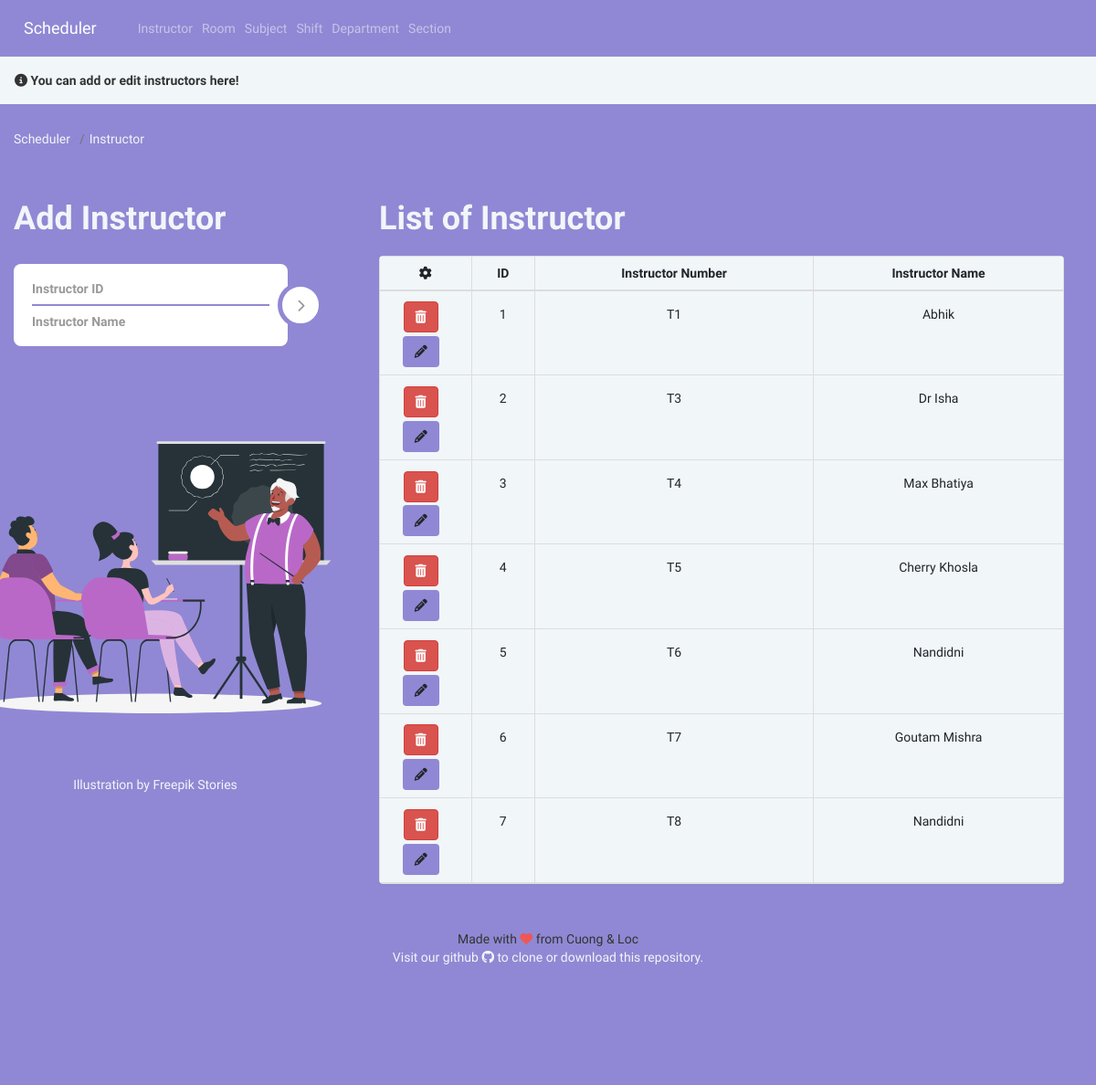
/add_instructor/, run on the app's committed database.
### Schedule/models.py (models this page shows, shortened)
class Instructors(models.Model):
    Ins_id = models.CharField(max_length=4)
    Ins_name = models.CharField(max_length=50)

### Schedule/views.py (the view, shortened to what this page needs)
# urls.py: path('add_instructor/', views.add_instructor, name='addinstructors'),
def add_instructor(request):
    dup = ''
    form = InstructorForm(request.POST or None)
    Instructor = Instructors.objects.all()
    if dup == True:
        messages.error(request, "Duplicated Instructor's Id or Name!")
        context = {
            'form': form,
            'dup': True,
            'instructor': Instructor
        }
    else:
        messages.info(request, "You can add or edit instructors here!")
        context = {
            'form': form,
            'dup': '',
            'instructor': Instructor
        }
    return render(request, 'ins.html', context)

### Schedule/forms.py (shortened to what this page needs)
class InstructorForm(ModelForm):
    class Meta:
        model = Instructors
        fields = [
            'Ins_id',
            'Ins_name'
        ]

### Schedule/templates/ins.html (shortened to what this page needs)
{% extends 'base.html' %}
{% load static %}
{% block content %}
{% if messages %}
{% for message in messages  %}
{% if message.level == DEFAULT_MESSAGE_LEVELS.INFO %}
<div class="alert" style="margin-top: -20px; background-color: #f1f6f9; border-radius: 0px" role="alert"><i
		class="fa fa-info-circle"></i>&nbsp;<strong>{{ message }}</strong></div>
{% endif %}
{% endfor %}
{% endif %}
<nav aria-label="breadcrumb">
	<ol class="breadcrumb" style="background-color: #9088d4">
		<li class="breadcrumb-item"><a href="{% url 'home' %}">Scheduler</a></li>
		<li class="breadcrumb-item active" aria-current="page" style="color: #f1f6f9;">Instructor</li>
	</ol>
</nav>
<head>
	<link rel="stylesheet" type="text/css" href="{% static 'CSS/roomlist.css' %}">
	<link rel="stylesheet" type="text/css" href="{% static 'CSS/table.css' %}">
	<link rel="stylesheet" type="text/css" href="{% static 'CSS/style.css' %}">
	<link href="//netdna.bootstrapcdn.com/font-awesome/3.2.1/css/font-awesome.css" rel="stylesheet">
</head>
<body>
	<div class="container">
		<div class="row" style="justify-content: left;">
			<div class="col-sm-4">
				<div style="margin-left: -20px;">
					<h1 class="logo text-left">Add Instructor</h1>
					<div class="login-form-1">
						<form id="login-form" class="text-left" method="post">
							<div class="main-login-form">
								<div class="login-group">
									<div class="form-group">
										<input type="text" class="form-control" id="Ins_id" name="Ins_id"
											placeholder="Instructor ID" required>
									</div>
									<div class="form-group">
										<input type="text" class="form-control" id="Ins_name" name="Ins_name"
											placeholder="Instructor Name" required>
									</div>
								</div>
								<button type="submit" class="login-button"><i class="fa fa-chevron-right"></i></button>
							</div>
						</form>
					</div>
				</div>
				<div style="margin-left: -100px;">
					<div>
					</div>
					<div class="text-center">
						<a href="https://stories.freepik.com/education">Illustration by Freepik Stories</a>
					</div>
				</div>
			</div>
			<div class="col-sm-8">
				<h1 class="logo">List of Instructor</h1>
				<div class="panel panel-default panel-table" style="text-align: center;">
					<div class="panel-body" style="padding: 0px;">
						<table class="table table-bordered table-list " style="background-color: #f1f6f9;">
							<thead>
								<tr style="text-align-last: center;">
									<th><em class="fa fa-cog"></em></th>
									<th class="hidden-xs">ID</th>
									<th>Instructor Number</th>
									<th>Instructor Name</th>
								</tr>
							</thead>
							<tbody>
								{%  for ins in instructor  %}
								<tr>
									<td align="center">
										<form action="{% url 'deleteinstructors' ins.id %}" method="post">
											<button type="submit" class="btn btn-danger"><em
													class="fa fa-trash"></em></button>
										</form>
										<form action="{% url 'updateinstructors' ins.id %}" method="get">
											<button type="button" class="btn" style="background-color: #9088d4;"
												data-toggle="modal" data-target="#modal-default{{ins.id}}"><em
													class="fa fa-pencil"></em></button>
										</form>
									</td>
									<td class="hidden-xs">{{  ins.id  }}</td>
									<td>{{ ins.Ins_id }}</td>
									<td>{{ ins.Ins_name }}</td>
								</tr>
								{%  endfor  %}
							</tbody>
						</table>
					</div>
				</div>
			</div>
</body>
{% endblock %}

### Schedule/static/CSS/style.css (style rules this page uses)
* { margin: 0; padding: 0; box-sizing: border-box; font-family: 'Concert One', cursive; }
html { scroll-behavior: smooth; }
a { text-decoration:none; }
button { border-style:none; }
.logo { top:0px; position: relative; }
form { margin-top: 3%; margin-right: 12%; }
.table2 td, th { border-radius: 2px; padding: 10px 20px; }
.table1 td, th { border-top: 1px solid #ECF0F1; padding: 10px; }
.container { padding-bottom: 100px; }

### Schedule/static/CSS/room.css (style rules this page uses)
html, body { background: #9088d4; font-family: 'Concert One', cursive; }
a { color: #f1f6f9; transition: all ease-in-out 200ms; }
.login-form-1 { max-width: 300px; border-radius: 5px; display: inline-block; }
.main-login-form { position: relative; }
.login-form-1 .form-control { border: 0; box-shadow: 0 0 0; border-radius: 0; background: transparent; color: #555555; padding: 7px 0; font-weight: bold; height:auto; }
.login-form-1 .form-group { margin-bottom: 0; border-bottom: 2px solid #9088d4; padding-right: 20px; position: relative; }
.login-form-1 .form-group:last-child { border-bottom: 0; }
.login-group { width: 300px; background: #ffffff; color: #999999; border-radius: 8px; padding: 10px 20px; }
.login-form-1 .login-button { position: absolute; right: -75px; top: 50%; background: #ffffff; color: #999999; padding: 11px 0; width: 50px; height: 50px; margin-top: -25px; border: 5px solid #9088d4; border-radius: 50%; transition: all ease-in-out 500ms; }
.logo { padding: 10px 0; color: #f1f6f9; font-weight: bold; }

### Schedule/static/CSS/roomlist.css (style rules this page uses)
div [class^="col-"] { padding-left:5px; padding-right:5px; }

### Schedule/static/CSS/table.css (style rules this page uses)
.panel-table .panel-body { padding:0px !important; }
.panel-table .panel-body .table-bordered { border-style: none; margin:0; }
.panel-table .panel-body .table-bordered > thead > tr > th:first-of-type { text-align:center; width: 100px; }
.panel-table .panel-body .table-bordered > thead > tr > th:last-of-type, .panel-table .panel-body .table-bordered > tbody > tr > td:last-of-type { border-right: 0px; }
.panel-table .panel-body .table-bordered > thead > tr > th:first-of-type, .panel-table .panel-body .table-bordered > tbody > tr > td:first-of-type { border-left: 0px; }
.panel-table .panel-body .table-bordered > tbody > tr:first-of-type > td { border-bottom: 0px; }
.panel-table .panel-body .table-bordered > thead > tr:first-of-type > th { border-top: 0px; }
.panel-table .panel-body .table-bordered > tbody > tr > td { line-height: 34px; }

### data on the page
Instructors: id "1", Ins_id "T1", Ins_name "Abhik"
Instructors: id "2", Ins_id "T3", Ins_name "Dr Isha"
Instructors: id "3", Ins_id "T4", Ins_name "Max Bhatiya"
Instructors: id "4", Ins_id "T5", Ins_name "Cherry Khosla"
Instructors: id "5", Ins_id "T6", Ins_name "Nandidni"
Instructors: id "6", Ins_id "T7", Ins_name "Goutam Mishra"
Instructors: id "7", Ins_id "T8", Ins_name "Nandidni"

### other printed values
{{ message }} "You can add or edit instructors here!"
